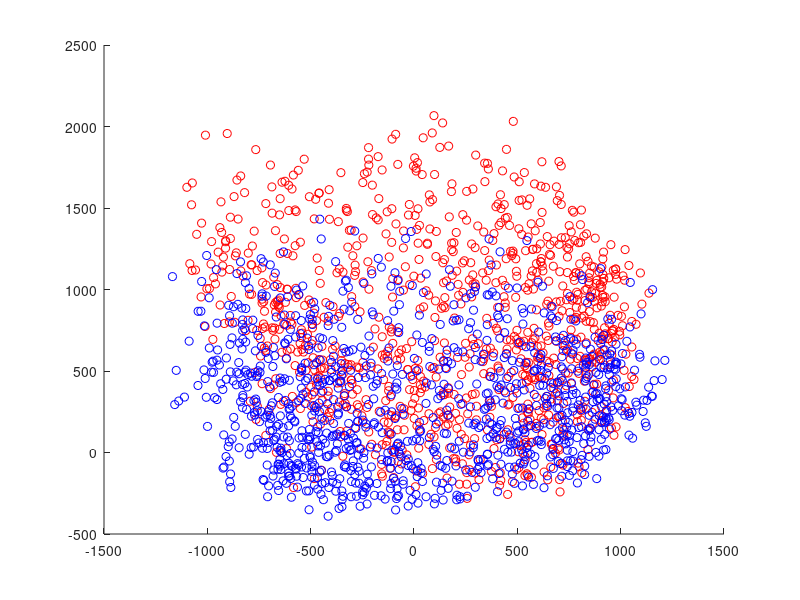

Write the MATLAB code that produced this figure.
Y = [ones(1000, 1); -ones(1000, 1)];
load('train79.mat');
trainData = d79;
load('test79.mat');
testData = d79;

coeffs = pca(trainData);
cdata = [ones(1000, 1) * [1 0 0]; ones(1000, 1) * [0 0 1]];
scatter(trainData * coeffs(:, 1), trainData * coeffs(:, 2), 'o', 'cdata', cdata)